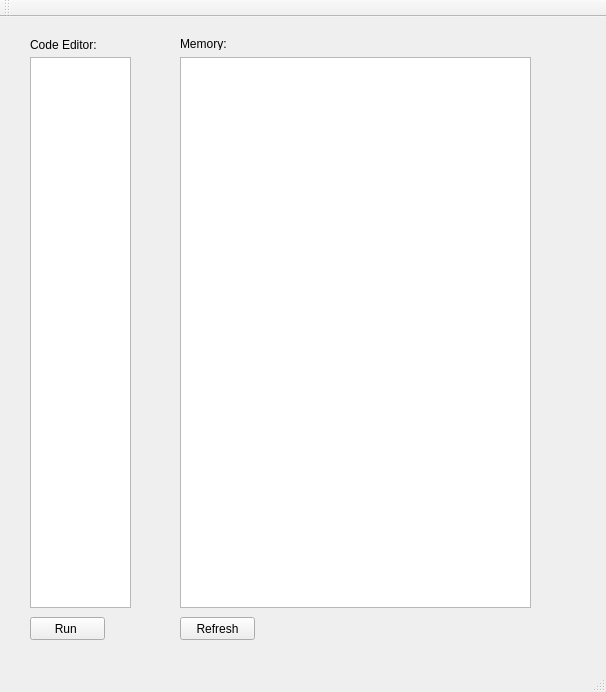
<?xml version="1.0" encoding="UTF-8"?>
<ui version="4.0">
 <class>MainWindow</class>
 <widget class="QMainWindow" name="MainWindow">
  <property name="geometry">
   <rect>
    <x>0</x>
    <y>0</y>
    <width>606</width>
    <height>692</height>
   </rect>
  </property>
  <property name="windowTitle">
   <string>MainWindow</string>
  </property>
  <widget class="QWidget" name="centralWidget">
   <widget class="CodeEditor" name="Code">
    <property name="geometry">
     <rect>
      <x>30</x>
      <y>40</y>
      <width>101</width>
      <height>551</height>
     </rect>
    </property>
   </widget>
   <widget class="QPushButton" name="Run">
    <property name="geometry">
     <rect>
      <x>30</x>
      <y>600</y>
      <width>75</width>
      <height>23</height>
     </rect>
    </property>
    <property name="text">
     <string>Run </string>
    </property>
   </widget>
   <widget class="QPlainTextEdit" name="MemoryShow">
    <property name="geometry">
     <rect>
      <x>180</x>
      <y>40</y>
      <width>351</width>
      <height>551</height>
     </rect>
    </property>
   </widget>
   <widget class="QLabel" name="label">
    <property name="geometry">
     <rect>
      <x>180</x>
      <y>20</y>
      <width>47</width>
      <height>13</height>
     </rect>
    </property>
    <property name="text">
     <string>Memory:</string>
    </property>
   </widget>
   <widget class="QLabel" name="label_2">
    <property name="geometry">
     <rect>
      <x>30</x>
      <y>20</y>
      <width>71</width>
      <height>16</height>
     </rect>
    </property>
    <property name="text">
     <string>Code Editor:</string>
    </property>
   </widget>
   <widget class="QPushButton" name="RefreshMemory">
    <property name="geometry">
     <rect>
      <x>180</x>
      <y>600</y>
      <width>75</width>
      <height>23</height>
     </rect>
    </property>
    <property name="text">
     <string>Refresh</string>
    </property>
   </widget>
  </widget>
  <widget class="QMenuBar" name="menuBar">
   <property name="geometry">
    <rect>
     <x>0</x>
     <y>0</y>
     <width>606</width>
     <height>21</height>
    </rect>
   </property>
  </widget>
  <widget class="QToolBar" name="mainToolBar">
   <attribute name="toolBarArea">
    <enum>TopToolBarArea</enum>
   </attribute>
   <attribute name="toolBarBreak">
    <bool>false</bool>
   </attribute>
  </widget>
  <widget class="QStatusBar" name="statusBar"/>
 </widget>
 <layoutdefault spacing="6" margin="11"/>
 <customwidgets>
  <customwidget>
   <class>CodeEditor</class>
   <extends>QPlainTextEdit</extends>
   <header location="global">codeeditor.h</header>
  </customwidget>
 </customwidgets>
 <resources/>
 <connections/>
</ui>
